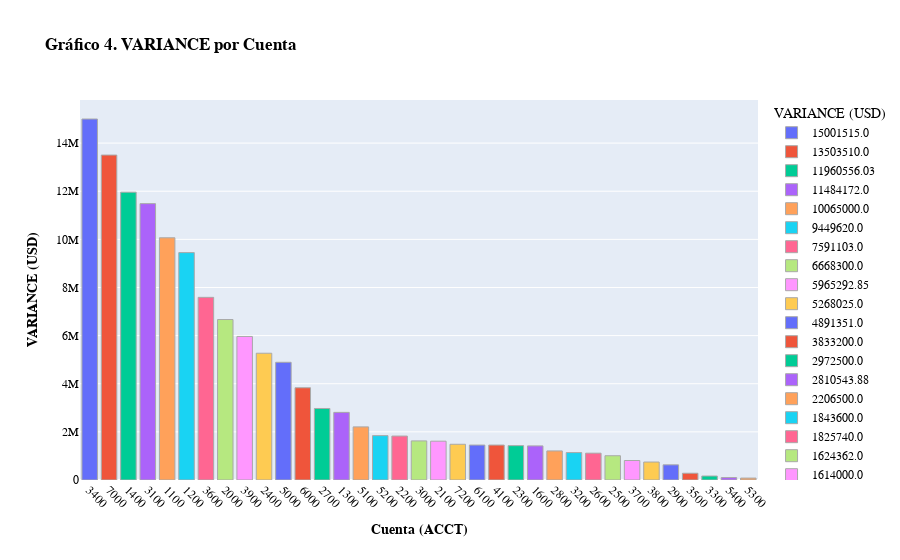

The notebook cell this image was saved under:
### Code cell
df_plot = df_CostReport4[df_CostReport4['REF'].isin(['Cuenta General'])].copy()

df_plot["VARIANCE_M"] = df_plot["VARIANCE"].apply(lambda x: round(x/1_000_000, 2))
df_plot["COST_TO_DATE_M"] = df_plot["COST TO DATE"].apply(lambda x: round(x/1_000_000, 2))

df_plot = df_plot.sort_values('VARIANCE', ascending=False)

fig = px.bar(df_plot,x='ACCT',y='VARIANCE',color='VARIANCE',color_continuous_scale='thermal', 
    title='<b>Gráfico 4. VARIANCE por Cuenta </b>',
    labels={'VARIANCE': 'VARIANCE (USD)', 'ACCT': 'Cuenta'},
    hover_data={'VARIANCE_M': True, 'COST_TO_DATE_M': True, 'REF': True},
)

fig.update_traces(marker=dict(line=dict(color='darkgray', width=1)),
                  hovertemplate='<b>Cuenta:</b> %{x}<br>'+'<b>VARIANCE:</b> $%{customdata[0]} M<br>'+'<b>COST TO DATE:</b> $%{customdata[1]} M<br>'+'<b>REF:</b> %{customdata[2]}<extra></extra>')
fig.update_layout( font=dict(family='Arial', size=12, color='black'),xaxis=dict(title='<b>Cuenta (ACCT)</b>', tickangle=45), yaxis=dict(title='<b>VARIANCE (USD)</b>'),
                  hoverlabel=dict(bgcolor='white', font_size=12),coloraxis_colorbar=dict(title='VARIANCE'),)
fig.show()

### Figure 1 — Plotly figure (JSON) as saved in the notebook; plotly's stock layout.template omitted (floating-point values rounded to 4 significant figures)
{"data": [{"alignmentgroup": "True", "customdata": [[15, 0, "Cuenta General"]], "hovertemplate": "<b>Cuenta:</b> %{x}<br><b>VARIANCE:</b> $%{customdata[0]} M<br><b>COST TO DATE:</b> $%{customdata[1]} M<br><b>REF:</b> %{customdata[2]}<extra></extra>", "legendgroup": "15001515.0", "marker": {"color": "#636efa", "line": {"color": "darkgray", "width": 1}, "pattern": {"shape": ""}}, "name": "15001515.0", "offsetgroup": "15001515.0", "orientation": "v", "showlegend": true, "textposition": "auto", "type": "bar", "x": ["3400"], "xaxis": "x", "y": [15001515], "yaxis": "y"}, {"alignmentgroup": "True", "customdata": [[13.5, 0, "Cuenta General"]], "hovertemplate": "<b>Cuenta:</b> %{x}<br><b>VARIANCE:</b> $%{customdata[0]} M<br><b>COST TO DATE:</b> $%{customdata[1]} M<br><b>REF:</b> %{customdata[2]}<extra></extra>", "legendgroup": "13503510.0", "marker": {"color": "#EF553B", "line": {"color": "darkgray", "width": 1}, "pattern": {"shape": ""}}, "name": "13503510.0", "offsetgroup": "13503510.0", "orientation": "v", "showlegend": true, "textposition": "auto", "type": "bar", "x": ["7000"], "xaxis": "x", "y": [13503510], "yaxis": "y"}, {"alignmentgroup": "True", "customdata": [[11.96, 0, "Cuenta General"]], "hovertemplate": "<b>Cuenta:</b> %{x}<br><b>VARIANCE:</b> $%{customdata[0]} M<br><b>COST TO DATE:</b> $%{customdata[1]} M<br><b>REF:</b> %{customdata[2]}<extra></extra>", "legendgroup": "11960556.03", "marker": {"color": "#00cc96", "line": {"color": "darkgray", "width": 1}, "pattern": {"shape": ""}}, "name": "11960556.03", "offsetgroup": "11960556.03", "orientation": "v", "showlegend": true, "textposition": "auto", "type": "bar", "x": ["1400"], "xaxis": "x", "y": [11960000.0], "yaxis": "y"}, {"alignmentgroup": "True", "customdata": [[11.48, 0, "Cuenta General"]], "hovertemplate": "<b>Cuenta:</b> %{x}<br><b>VARIANCE:</b> $%{customdata[0]} M<br><b>COST TO DATE:</b> $%{customdata[1]} M<br><b>REF:</b> %{customdata[2]}<extra></extra>", "legendgroup": "11484172.0", "marker": {"color": "#ab63fa", "line": {"color": "darkgray", "width": 1}, "pattern": {"shape": ""}}, "name": "11484172.0", "offsetgroup": "11484172.0", "orientation": "v", "showlegend": true, "textposition": "auto", "type": "bar", "x": ["3100"], "xaxis": "x", "y": [11484172], "yaxis": "y"}, {"alignmentgroup": "True", "customdata": [[10.06, 0, "Cuenta General"]], "hovertemplate": "<b>Cuenta:</b> %{x}<br><b>VARIANCE:</b> $%{customdata[0]} M<br><b>COST TO DATE:</b> $%{customdata[1]} M<br><b>REF:</b> %{customdata[2]}<extra></extra>", "legendgroup": "10065000.0", "marker": {"color": "#FFA15A", "line": {"color": "darkgray", "width": 1}, "pattern": {"shape": ""}}, "name": "10065000.0", "offsetgroup": "10065000.0", "orientation": "v", "showlegend": true, "textposition": "auto", "type": "bar", "x": ["1100"], "xaxis": "x", "y": [10065000], "yaxis": "y"}, {"alignmentgroup": "True", "customdata": [[9.45, 0, "Cuenta General"]], "hovertemplate": "<b>Cuenta:</b> %{x}<br><b>VARIANCE:</b> $%{customdata[0]} M<br><b>COST TO DATE:</b> $%{customdata[1]} M<br><b>REF:</b> %{customdata[2]}<extra></extra>", "legendgroup": "9449620.0", "marker": {"color": "#19d3f3", "line": {"color": "darkgray", "width": 1}, "pattern": {"shape": ""}}, "name": "9449620.0", "offsetgroup": "9449620.0", "orientation": "v", "showlegend": true, "textposition": "auto", "type": "bar", "x": ["1200"], "xaxis": "x", "y": [9449620], "yaxis": "y"}, {"alignmentgroup": "True", "customdata": [[7.59, 0, "Cuenta General"]], "hovertemplate": "<b>Cuenta:</b> %{x}<br><b>VARIANCE:</b> $%{customdata[0]} M<br><b>COST TO DATE:</b> $%{customdata[1]} M<br><b>REF:</b> %{customdata[2]}<extra></extra>", "legendgroup": "7591103.0", "marker": {"color": "#FF6692", "line": {"color": "darkgray", "width": 1}, "pattern": {"shape": ""}}, "name": "7591103.0", "offsetgroup": "7591103.0", "orientation": "v", "showlegend": true, "textposition": "auto", "type": "bar", "x": ["3600"], "xaxis": "x", "y": [7591103], "yaxis": "y"}, {"alignmentgroup": "True", "customdata": [[6.67, 0, "Cuenta General"]], "hovertemplate": "<b>Cuenta:</b> %{x}<br><b>VARIANCE:</b> $%{customdata[0]} M<br><b>COST TO DATE:</b> $%{customdata[1]} M<br><b>REF:</b> %{customdata[2]}<extra></extra>", "legendgroup": "6668300.0", "marker": {"color": "#B6E880", "line": {"color": "darkgray", "width": 1}, "pattern": {"shape": ""}}, "name": "6668300.0", "offsetgroup": "6668300.0", "orientation": "v", "showlegend": true, "textposition": "auto", "type": "bar", "x": ["2000"], "xaxis": "x", "y": [6668300], "yaxis": "y"}, {"alignmentgroup": "True", "customdata": [[5.97, 0, "Cuenta General"]], "hovertemplate": "<b>Cuenta:</b> %{x}<br><b>VARIANCE:</b> $%{customdata[0]} M<br><b>COST TO DATE:</b> $%{customdata[1]} M<br><b>REF:</b> %{customdata[2]}<extra></extra>", "legendgroup": "5965292.85", "marker": {"color": "#FF97FF", "line": {"color": "darkgray", "width": 1}, "pattern": {"shape": ""}}, "name": "5965292.85", "offsetgroup": "5965292.85", "orientation": "v", "showlegend": true, "textposition": "auto", "type": "bar", "x": ["3900"], "xaxis": "x", "y": [5965000.0], "yaxis": "y"}, {"alignmentgroup": "True", "customdata": [[5.27, 0, "Cuenta General"]], "hovertemplate": "<b>Cuenta:</b> %{x}<br><b>VARIANCE:</b> $%{customdata[0]} M<br><b>COST TO DATE:</b> $%{customdata[1]} M<br><b>REF:</b> %{customdata[2]}<extra></extra>", "legendgroup": "5268025.0", "marker": {"color": "#FECB52", "line": {"color": "darkgray", "width": 1}, "pattern": {"shape": ""}}, "name": "5268025.0", "offsetgroup": "5268025.0", "orientation": "v", "showlegend": true, "textposition": "auto", "type": "bar", "x": ["2400"], "xaxis": "x", "y": [5268025], "yaxis": "y"}, {"alignmentgroup": "True", "customdata": [[4.89, 0, "Cuenta General"]], "hovertemplate": "<b>Cuenta:</b> %{x}<br><b>VARIANCE:</b> $%{customdata[0]} M<br><b>COST TO DATE:</b> $%{customdata[1]} M<br><b>REF:</b> %{customdata[2]}<extra></extra>", "legendgroup": "4891351.0", "marker": {"color": "#636efa", "line": {"color": "darkgray", "width": 1}, "pattern": {"shape": ""}}, "name": "4891351.0", "offsetgroup": "4891351.0", "orientation": "v", "showlegend": true, "textposition": "auto", "type": "bar", "x": ["5000"], "xaxis": "x", "y": [4891351], "yaxis": "y"}, {"alignmentgroup": "True", "customdata": [[3.83, 0, "Cuenta General"]], "hovertemplate": "<b>Cuenta:</b> %{x}<br><b>VARIANCE:</b> $%{customdata[0]} M<br><b>COST TO DATE:</b> $%{customdata[1]} M<br><b>REF:</b> %{customdata[2]}<extra></extra>", "legendgroup": "3833200.0", "marker": {"color": "#EF553B", "line": {"color": "darkgray", "width": 1}, "pattern": {"shape": ""}}, "name": "3833200.0", "offsetgroup": "3833200.0", "orientation": "v", "showlegend": true, "textposition": "auto", "type": "bar", "x": ["6000"], "xaxis": "x", "y": [3833200], "yaxis": "y"}, {"alignmentgroup": "True", "customdata": [[2.97, 0, "Cuenta General"]], "hovertemplate": "<b>Cuenta:</b> %{x}<br><b>VARIANCE:</b> $%{customdata[0]} M<br><b>COST TO DATE:</b> $%{customdata[1]} M<br><b>REF:</b> %{customdata[2]}<extra></extra>", "legendgroup": "2972500.0", "marker": {"color": "#00cc96", "line": {"color": "darkgray", "width": 1}, "pattern": {"shape": ""}}, "name": "2972500.0", "offsetgroup": "2972500.0", "orientation": "v", "showlegend": true, "textposition": "auto", "type": "bar", "x": ["2700"], "xaxis": "x", "y": [2972500], "yaxis": "y"}, {"alignmentgroup": "True", "customdata": [[2.81, 0, "Cuenta General"]], "hovertemplate": "<b>Cuenta:</b> %{x}<br><b>VARIANCE:</b> $%{customdata[0]} M<br><b>COST TO DATE:</b> $%{customdata[1]} M<br><b>REF:</b> %{customdata[2]}<extra></extra>", "legendgroup": "2810543.88", "marker": {"color": "#ab63fa", "line": {"color": "darkgray", "width": 1}, "pattern": {"shape": ""}}, "name": "2810543.88", "offsetgroup": "2810543.88", "orientation": "v", "showlegend": true, "textposition": "auto", "type": "bar", "x": ["1300"], "xaxis": "x", "y": [2811000.0], "yaxis": "y"}, {"alignmentgroup": "True", "customdata": [[2.21, 0, "Cuenta General"]], "hovertemplate": "<b>Cuenta:</b> %{x}<br><b>VARIANCE:</b> $%{customdata[0]} M<br><b>COST TO DATE:</b> $%{customdata[1]} M<br><b>REF:</b> %{customdata[2]}<extra></extra>", "legendgroup": "2206500.0", "marker": {"color": "#FFA15A", "line": {"color": "darkgray", "width": 1}, "pattern": {"shape": ""}}, "name": "2206500.0", "offsetgroup": "2206500.0", "orientation": "v", "showlegend": true, "textposition": "auto", "type": "bar", "x": ["5100"], "xaxis": "x", "y": [2206500], "yaxis": "y"}, {"alignmentgroup": "True", "customdata": [[1.84, 0, "Cuenta General"]], "hovertemplate": "<b>Cuenta:</b> %{x}<br><b>VARIANCE:</b> $%{customdata[0]} M<br><b>COST TO DATE:</b> $%{customdata[1]} M<br><b>REF:</b> %{customdata[2]}<extra></extra>", "legendgroup": "1843600.0", "marker": {"color": "#19d3f3", "line": {"color": "darkgray", "width": 1}, "pattern": {"shape": ""}}, "name": "1843600.0", "offsetgroup": "1843600.0", "orientation": "v", "showlegend": true, "textposition": "auto", "type": "bar", "x": ["5200"], "xaxis": "x", "y": [1843600], "yaxis": "y"}, {"alignmentgroup": "True", "customdata": [[1.83, 0, "Cuenta General"]], "hovertemplate": "<b>Cuenta:</b> %{x}<br><b>VARIANCE:</b> $%{customdata[0]} M<br><b>COST TO DATE:</b> $%{customdata[1]} M<br><b>REF:</b> %{customdata[2]}<extra></extra>", "legendgroup": "1825740.0", "marker": {"color": "#FF6692", "line": {"color": "darkgray", "width": 1}, "pattern": {"shape": ""}}, "name": "1825740.0", "offsetgroup": "1825740.0", "orientation": "v", "showlegend": true, "textposition": "auto", "type": "bar", "x": ["2200"], "xaxis": "x", "y": [1825740], "yaxis": "y"}, {"alignmentgroup": "True", "customdata": [[1.62, 0, "Cuenta General"]], "hovertemplate": "<b>Cuenta:</b> %{x}<br><b>VARIANCE:</b> $%{customdata[0]} M<br><b>COST TO DATE:</b> $%{customdata[1]} M<br><b>REF:</b> %{customdata[2]}<extra></extra>", "legendgroup": "1624362.0", "marker": {"color": "#B6E880", "line": {"color": "darkgray", "width": 1}, "pattern": {"shape": ""}}, "name": "1624362.0", "offsetgroup": "1624362.0", "orientation": "v", "showlegend": true, "textposition": "auto", "type": "bar", "x": ["3000"], "xaxis": "x", "y": [1624362], "yaxis": "y"}, {"alignmentgroup": "True", "customdata": [[1.61, 0, "Cuenta General"]], "hovertemplate": "<b>Cuenta:</b> %{x}<br><b>VARIANCE:</b> $%{customdata[0]} M<br><b>COST TO DATE:</b> $%{customdata[1]} M<br><b>REF:</b> %{customdata[2]}<extra></extra>", "legendgroup": "1614000.0", "marker": {"color": "#FF97FF", "line": {"color": "darkgray", "width": 1}, "pattern": {"shape": ""}}, "name": "1614000.0", "offsetgroup": "1614000.0", "orientation": "v", "showlegend": true, "textposition": "auto", "type": "bar", "x": ["2100"], "xaxis": "x", "y": [1614000], "yaxis": "y"}, {"alignmentgroup": "True", "customdata": [[1.49, 0, "Cuenta General"]], "hovertemplate": "<b>Cuenta:</b> %{x}<br><b>VARIANCE:</b> $%{customdata[0]} M<br><b>COST TO DATE:</b> $%{customdata[1]} M<br><b>REF:</b> %{customdata[2]}<extra></extra>", "legendgroup": "1485676.0", "marker": {"color": "#FECB52", "line": {"color": "darkgray", "width": 1}, "pattern": {"shape": ""}}, "name": "1485676.0", "offsetgroup": "1485676.0", "orientation": "v", "showlegend": true, "textposition": "auto", "type": "bar", "x": ["7200"], "xaxis": "x", "y": [1485676], "yaxis": "y"}, {"alignmentgroup": "True", "customdata": [[1.45, 0, "Cuenta General"]], "hovertemplate": "<b>Cuenta:</b> %{x}<br><b>VARIANCE:</b> $%{customdata[0]} M<br><b>COST TO DATE:</b> $%{customdata[1]} M<br><b>REF:</b> %{customdata[2]}<extra></extra>", "legendgroup": "1452334.0", "marker": {"color": "#636efa", "line": {"color": "darkgray", "width": 1}, "pattern": {"shape": ""}}, "name": "1452334.0", "offsetgroup": "1452334.0", "orientation": "v", "showlegend": true, "textposition": "auto", "type": "bar", "x": ["6100"], "xaxis": "x", "y": [1452334], "yaxis": "y"}, {"alignmentgroup": "True", "customdata": [[1.45, 0, "Cuenta General"]], "hovertemplate": "<b>Cuenta:</b> %{x}<br><b>VARIANCE:</b> $%{customdata[0]} M<br><b>COST TO DATE:</b> $%{customdata[1]} M<br><b>REF:</b> %{customdata[2]}<extra></extra>", "legendgroup": "1451938.0", "marker": {"color": "#EF553B", "line": {"color": "darkgray", "width": 1}, "pattern": {"shape": ""}}, "name": "1451938.0", "offsetgroup": "1451938.0", "orientation": "v", "showlegend": true, "textposition": "auto", "type": "bar", "x": ["4100"], "xaxis": "x", "y": [1451938], "yaxis": "y"}, {"alignmentgroup": "True", "customdata": [[1.43, 0, "Cuenta General"]], "hovertemplate": "<b>Cuenta:</b> %{x}<br><b>VARIANCE:</b> $%{customdata[0]} M<br><b>COST TO DATE:</b> $%{customdata[1]} M<br><b>REF:</b> %{customdata[2]}<extra></extra>", "legendgroup": "1427550.0", "marker": {"color": "#00cc96", "line": {"color": "darkgray", "width": 1}, "pattern": {"shape": ""}}, "name": "1427550.0", "offsetgroup": "1427550.0", "orientation": "v", "showlegend": true, "textposition": "auto", "type": "bar", "x": ["2300"], "xaxis": "x", "y": [1427550], "yaxis": "y"}, {"alignmentgroup": "True", "customdata": [[1.42, 0, "Cuenta General"]], "hovertemplate": "<b>Cuenta:</b> %{x}<br><b>VARIANCE:</b> $%{customdata[0]} M<br><b>COST TO DATE:</b> $%{customdata[1]} M<br><b>REF:</b> %{customdata[2]}<extra></extra>", "legendgroup": "1416166.53", "marker": {"color": "#ab63fa", "line": {"color": "darkgray", "width": 1}, "pattern": {"shape": ""}}, "name": "1416166.53", "offsetgroup": "1416166.53", "orientation": "v", "showlegend": true, "textposition": "auto", "type": "bar", "x": ["1600"], "xaxis": "x", "y": [1416000.0], "yaxis": "y"}, {"alignmentgroup": "True", "customdata": [[1.21, 0, "Cuenta General"]], "hovertemplate": "<b>Cuenta:</b> %{x}<br><b>VARIANCE:</b> $%{customdata[0]} M<br><b>COST TO DATE:</b> $%{customdata[1]} M<br><b>REF:</b> %{customdata[2]}<extra></extra>", "legendgroup": "1208200.0", "marker": {"color": "#FFA15A", "line": {"color": "darkgray", "width": 1}, "pattern": {"shape": ""}}, "name": "1208200.0", "offsetgroup": "1208200.0", "orientation": "v", "showlegend": true, "textposition": "auto", "type": "bar", "x": ["2800"], "xaxis": "x", "y": [1208200], "yaxis": "y"}, {"alignmentgroup": "True", "customdata": [[1.14, 0, "Cuenta General"]], "hovertemplate": "<b>Cuenta:</b> %{x}<br><b>VARIANCE:</b> $%{customdata[0]} M<br><b>COST TO DATE:</b> $%{customdata[1]} M<br><b>REF:</b> %{customdata[2]}<extra></extra>", "legendgroup": "1139000.0", "marker": {"color": "#19d3f3", "line": {"color": "darkgray", "width": 1}, "pattern": {"shape": ""}}, "name": "1139000.0", "offsetgroup": "1139000.0", "orientation": "v", "showlegend": true, "textposition": "auto", "type": "bar", "x": ["3200"], "xaxis": "x", "y": [1139000], "yaxis": "y"}, {"alignmentgroup": "True", "customdata": [[1.12, 0, "Cuenta General"]], "hovertemplate": "<b>Cuenta:</b> %{x}<br><b>VARIANCE:</b> $%{customdata[0]} M<br><b>COST TO DATE:</b> $%{customdata[1]} M<br><b>REF:</b> %{customdata[2]}<extra></extra>", "legendgroup": "1115250.0", "marker": {"color": "#FF6692", "line": {"color": "darkgray", "width": 1}, "pattern": {"shape": ""}}, "name": "1115250.0", "offsetgroup": "1115250.0", "orientation": "v", "showlegend": true, "textposition": "auto", "type": "bar", "x": ["2600"], "xaxis": "x", "y": [1115250], "yaxis": "y"}, {"alignmentgroup": "True", "customdata": [[1.01, 0, "Cuenta General"]], "hovertemplate": "<b>Cuenta:</b> %{x}<br><b>VARIANCE:</b> $%{customdata[0]} M<br><b>COST TO DATE:</b> $%{customdata[1]} M<br><b>REF:</b> %{customdata[2]}<extra></extra>", "legendgroup": "1009000.0", "marker": {"color": "#B6E880", "line": {"color": "darkgray", "width": 1}, "pattern": {"shape": ""}}, "name": "1009000.0", "offsetgroup": "1009000.0", "orientation": "v", "showlegend": true, "textposition": "auto", "type": "bar", "x": ["2500"], "xaxis": "x", "y": [1009000], "yaxis": "y"}, {"alignmentgroup": "True", "customdata": [[0.81, 0, "Cuenta General"]], "hovertemplate": "<b>Cuenta:</b> %{x}<br><b>VARIANCE:</b> $%{customdata[0]} M<br><b>COST TO DATE:</b> $%{customdata[1]} M<br><b>REF:</b> %{customdata[2]}<extra></extra>", "legendgroup": "810000.0", "marker": {"color": "#FF97FF", "line": {"color": "darkgray", "width": 1}, "pattern": {"shape": ""}}, "name": "810000.0", "offsetgroup": "810000.0", "orientation": "v", "showlegend": true, "textposition": "auto", "type": "bar", "x": ["3700"], "xaxis": "x", "y": [810000], "yaxis": "y"}, {"alignmentgroup": "True", "customdata": [[0.75, 0, "Cuenta General"]], "hovertemplate": "<b>Cuenta:</b> %{x}<br><b>VARIANCE:</b> $%{customdata[0]} M<br><b>COST TO DATE:</b> $%{customdata[1]} M<br><b>REF:</b> %{customdata[2]}<extra></extra>", "legendgroup": "747019.0", "marker": {"color": "#FECB52", "line": {"color": "darkgray", "width": 1}, "pattern": {"shape": ""}}, "name": "747019.0", "offsetgroup": "747019.0", "orientation": "v", "showlegend": true, "textposition": "auto", "type": "bar", "x": ["3800"], "xaxis": "x", "y": [747019], "yaxis": "y"}, {"alignmentgroup": "True", "customdata": [[0.63, 0, "Cuenta General"]], "hovertemplate": "<b>Cuenta:</b> %{x}<br><b>VARIANCE:</b> $%{customdata[0]} M<br><b>COST TO DATE:</b> $%{customdata[1]} M<br><b>REF:</b> %{customdata[2]}<extra></extra>", "legendgroup": "630387.0", "marker": {"color": "#636efa", "line": {"color": "darkgray", "width": 1}, "pattern": {"shape": ""}}, "name": "630387.0", "offsetgroup": "630387.0", "orientation": "v", "showlegend": true, "textposition": "auto", "type": "bar", "x": ["2900"], "xaxis": "x", "y": [630387], "yaxis": "y"}, {"alignmentgroup": "True", "customdata": [[0.28, 0, "Cuenta General"]], "hovertemplate": "<b>Cuenta:</b> %{x}<br><b>VARIANCE:</b> $%{customdata[0]} M<br><b>COST TO DATE:</b> $%{customdata[1]} M<br><b>REF:</b> %{customdata[2]}<extra></extra>", "legendgroup": "281000.0", "marker": {"color": "#EF553B", "line": {"color": "darkgray", "width": 1}, "pattern": {"shape": ""}}, "name": "281000.0", "offsetgroup": "281000.0", "orientation": "v", "showlegend": true, "textposition": "auto", "type": "bar", "x": ["3500"], "xaxis": "x", "y": [281000], "yaxis": "y"}, {"alignmentgroup": "True", "customdata": [[0.17, 0, "Cuenta General"]], "hovertemplate": "<b>Cuenta:</b> %{x}<br><b>VARIANCE:</b> $%{customdata[0]} M<br><b>COST TO DATE:</b> $%{customdata[1]} M<br><b>REF:</b> %{customdata[2]}<extra></extra>", "legendgroup": "165500.0", "marker": {"color": "#00cc96", "line": {"color": "darkgray", "width": 1}, "pattern": {"shape": ""}}, "name": "165500.0", "offsetgroup": "165500.0", "orientation": "v", "showlegend": true, "textposition": "auto", "type": "bar", "x": ["3300"], "xaxis": "x", "y": [165500], "yaxis": "y"}, {"alignmentgroup": "True", "customdata": [[0.1, 0, "Cuenta General"]], "hovertemplate": "<b>Cuenta:</b> %{x}<br><b>VARIANCE:</b> $%{customdata[0]} M<br><b>COST TO DATE:</b> $%{customdata[1]} M<br><b>REF:</b> %{customdata[2]}<extra></extra>", "legendgroup": "100000.0", "marker": {"color": "#ab63fa", "line": {"color": "darkgray", "width": 1}, "pattern": {"shape": ""}}, "name": "100000.0", "offsetgroup": "100000.0", "orientation": "v", "showlegend": true, "textposition": "auto", "type": "bar", "x": ["5400"], "xaxis": "x", "y": [100000], "yaxis": "y"}, {"alignmentgroup": "True", "customdata": [[0.08, 0, "Cuenta General"]], "hovertemplate": "<b>Cuenta:</b> %{x}<br><b>VARIANCE:</b> $%{customdata[0]} M<br><b>COST TO DATE:</b> $%{customdata[1]} M<br><b>REF:</b> %{customdata[2]}<extra></extra>", "legendgroup": "80000.0", "marker": {"color": "#FFA15A", "line": {"color": "darkgray", "width": 1}, "pattern": {"shape": ""}}, "name": "80000.0", "offsetgroup": "80000.0", "orientation": "v", "showlegend": true, "textposition": "auto", "type": "bar", "x": ["5300"], "xaxis": "x", "y": [80000], "yaxis": "y"}], "layout": {"autosize": true, "barmode": "relative", "coloraxis": {"colorbar": {"title": {"text": "VARIANCE"}}}, "font": {"color": "black", "family": "Arial", "size": 12}, "hoverlabel": {"bgcolor": "white", "font": {"size": 12}}, "legend": {"title": {"text": "VARIANCE (USD)"}, "tracegroupgap": 0}, "title": {"text": "<b>Gráfico 4. VARIANCE por Cuenta </b>"}, "xaxis": {"anchor": "y", "autorange": true, "domain": [0, 1], "range": [-0.5, 34.5], "tickangle": 45, "title": {"text": "<b>Cuenta (ACCT)</b>"}, "type": "category"}, "yaxis": {"anchor": "x", "autorange": true, "categoryarray": [80000, 100000, 165500, 281000, 630387, 747019, 810000, 1009000, 1115250, 1139000, 1208200, 1416000.0, 1427550, 1451938, 1452334, 1485676, 1614000, 1624362, 1825740, 1843600, 2206500, 2811000.0, 2972500, 3833200, 4891351, 5268025, 5965000.0, 6668300, 7591103, 9449620, 10065000, 11484172, 11960000.0, 13503510, 15001515], "categoryorder": "array", "domain": [0, 1], "range": [0, 15790000.0], "title": {"text": "<b>VARIANCE (USD)</b>"}, "type": "linear"}}}
